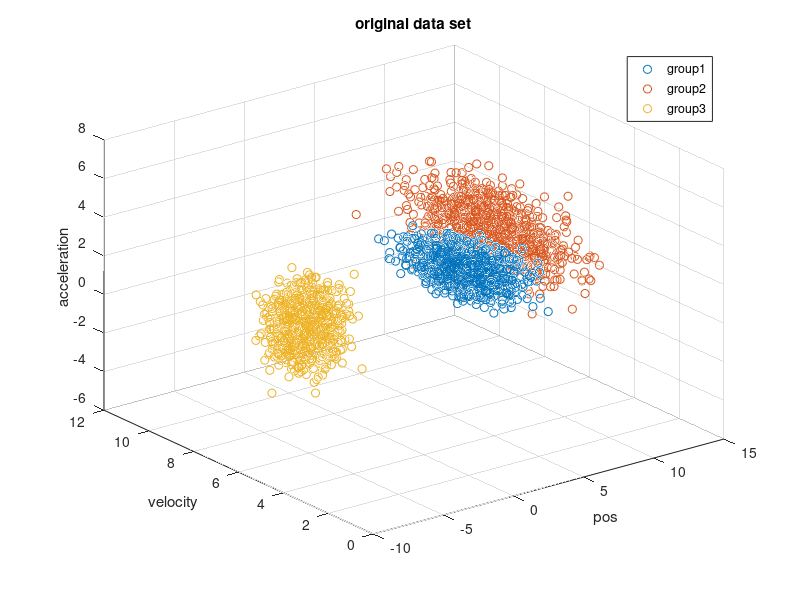

The MATLAB script that drew this image: (Note: this script raises an error after producing the figure.)
%create data matrix
nn = 1000;
d = 3;
mu1 = [3 4 3];
scale1 = [2 2 1];
mu2 = [8 6 3];
scale2 = [2 3 2];
mu3 = [-2 8 -1];
scale3 = [2 1 2];

%create data and plot
dat1 = [randn(nn,1)*(scale1(1)/2) + mu1(1), randn(nn,1)*(scale1(2)/2) + mu1(2), randn(nn,1)*(scale1(3)/2) + mu1(3)];
dat2 = [randn(nn,1)*(scale2(1)/2) + mu2(1), randn(nn,1)*(scale2(2)/2) + mu2(2), randn(nn,1)*(scale2(3)/2) + mu2(3)];
dat3 = [randn(nn,1)*(scale3(1)/2) + mu3(1), randn(nn,1)*(scale3(2)/2) + mu3(2), randn(nn,1)*(scale3(3)/2) + mu3(3)];
dat = [dat1;dat2;dat3];
figure
scatter3(dat1(:,1),dat1(:,2),dat1(:,3),'b.')
hold on
scatter3(dat2(:,1),dat2(:,2),dat2(:,3),'r.')
hold on
scatter3(dat3(:,1),dat3(:,2),dat3(:,3),'g.')
hold off
title('original data set')
xlabel('pos')
ylabel('velocity')
zlabel('acceleration')
legend('group1','group2','group3')

% construct the input for BW estimation
pdfh.Mu = dat1';
N = length(dat1);
pdfh.Cov{N} = {} ;
for i = 1 : N
    pdfh.Cov{i} = zeros(d,d) ;
end
pdfh.w = ones(1,N)/N ;
pdfh.n = N;

% estimate the bandwidth
H = estimateBandwidth( pdfh ) ;

disp('The estimated bandwidth:')
H


% compute distro
bw = 0.8;
pdf1 = kde3d(dat1,dat,'graph');
pdf2 = kde3d(dat2,dat,'graph');
pdf3 = kde3d(dat3,dat,'graph');


%%
figure
scatter3(dat1(:,1),dat1(:,2),dat1(:,3),8,pdf1.prob);
hold on
scatter3(dat2(:,1),dat2(:,2),dat2(:,3),8,pdf2.prob);
hold on
scatter3(dat3(:,1),dat3(:,2),dat3(:,3),8,pdf3.prob);
hold off
colormap(cool);
colorbar;
title('Density Estimates')
xlabel('pos')
ylabel('velocity')
zlabel('acceleration')

%%
% compute distro
bw = 0.8;
pdf1 = kde3d(dat1,dat,'full',[0.8,0.8,0.8]);
% pdf2 = kde3d(dat2,dat,'full');
% pdf3 = kde3d(dat3,dat,'full');

figure
scatter3(pdf1.pos(:,1),pdf1.pos(:,2),pdf1.pos(:,3),8,pdf1.prob);
% hold on
% scatter3(dat2(:,1),dat2(:,2),dat2(:,3),8,pdf2.prob);
% hold on
% scatter3(dat3(:,1),dat3(:,2),dat3(:,3),8,pdf3.prob);
% hold off
colormap(cool);
colorbar;
title('Density Estimates')
xlabel('pos')
ylabel('velocity')
zlabel('acceleration')
